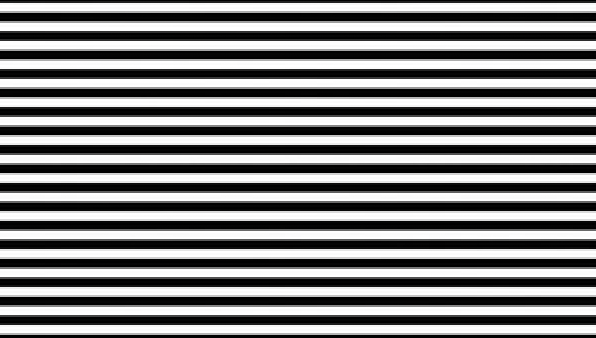
#> input picture python/image.jpg, 596 x 338 px, found by its file name
$ python test.py
#> lines starting #> are read from the running program, lines starting #| are printed output that depends on the picture
import numpy as np
import os

import skimage as ski
from skimage.transform import hough_line, hough_line_peaks
from skimage.feature import canny
from skimage.draw import line as draw_line
from skimage import data
from skimage.color import rgb2gray

import matplotlib.pyplot as plt
from matplotlib import cm


filename = os.path.join("data", "image.jpg")
image = ski.io.imread(filename)[:,:,:3]
image = rgb2gray(image)
#> image: shape (338, 596) float64

# Classic straight-line Hough transform
# Set a precision of 0.5 degree.
tested_angles = np.linspace(-np.pi / 2, np.pi / 2, 360, endpoint=False)
h, theta, d = hough_line(image, theta=tested_angles)
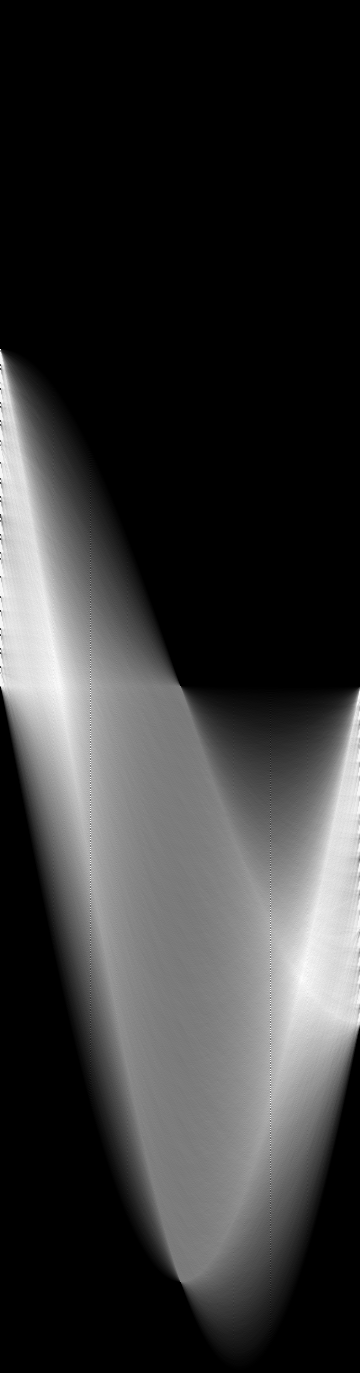
#> h: shape (1373, 360) uint64; min 0, max 616, mean 129.2; drawn with min black and max white
#> theta = 360 values from -1.57 to 1.56; d = 1373 values from -686 to 686

# Generating figure 1
fig, axes = plt.subplots(1, 3, figsize=(15, 6))
ax = axes.ravel()

ax[0].imshow(image, cmap=cm.gray)
ax[0].set_title('Input image')
ax[0].set_axis_off()

angle_step = 0.5 * np.diff(theta).mean()
#> angle_step = 0.00436
d_step = 0.5 * np.diff(d).mean()
#> d_step = 0.5
bounds = [np.rad2deg(theta[0] - angle_step),
          np.rad2deg(theta[-1] + angle_step),
          d[-1] + d_step, d[0] - d_step]
#> bounds = [-90.25, 89.75, 686.5, -686.5]
ax[1].imshow(np.log(1 + h), extent=bounds, cmap=cm.gray, aspect=1 / 1.5)
ax[1].set_title('Hough transform')
ax[1].set_xlabel('Angles (degrees)')
ax[1].set_ylabel('Distance (pixels)')
ax[1].axis('image')

ax[2].imshow(image, cmap=cm.gray)
ax[2].set_ylim((image.shape[0], 0))
ax[2].set_axis_off()
ax[2].set_title('Detected lines')

for _, angle, dist in zip(*hough_line_peaks(h, theta, d)):
    (x0, y0) = dist * np.array([np.cos(angle), np.sin(angle)])
    ax[2].axline((x0, y0), slope=np.tan(angle + np.pi/2))
#> this loop made 140 passes
#> (angle, dist, x0, y0) on passes 1 to 12: (-0.785, 71, 50.2, -50.2), (-1.11, -35, -15.62, 31.32), (1.09, 276, 127.4, 244.8), (1.06, 293, 144.3, 255), (0.785, 395, 279.3, 279.3), (-0.785, 144, 101.8, -101.8), (-0.785, 127, 89.8, -89.8), (-0.785, 105, 74.25, -74.25), (-1.11, -10, -4.46, 8.95), (0.785, 375, 265.2, 265.2), (0.785, 330, 233.3, 233.3), (-0.785, 8, 5.66, -5.66)

plt.tight_layout()
plt.show()
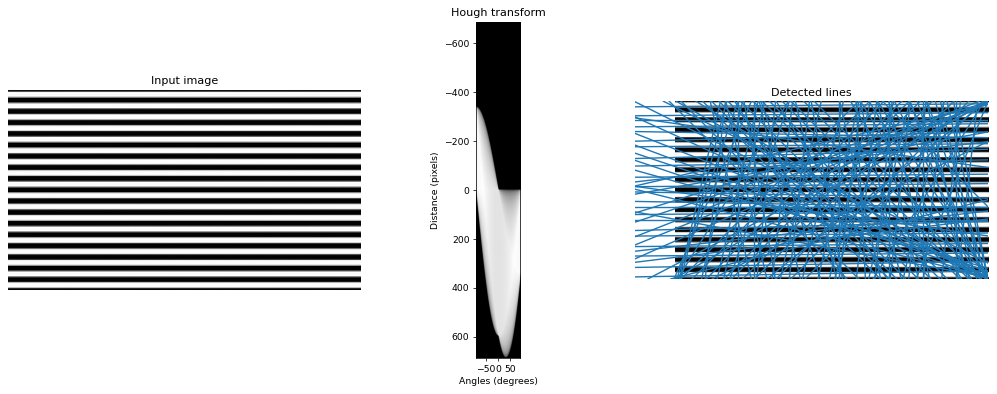
#> figure drawn by matplotlib, 3 panels

$ run again, with python/green.jpg copied over python/image.jpg
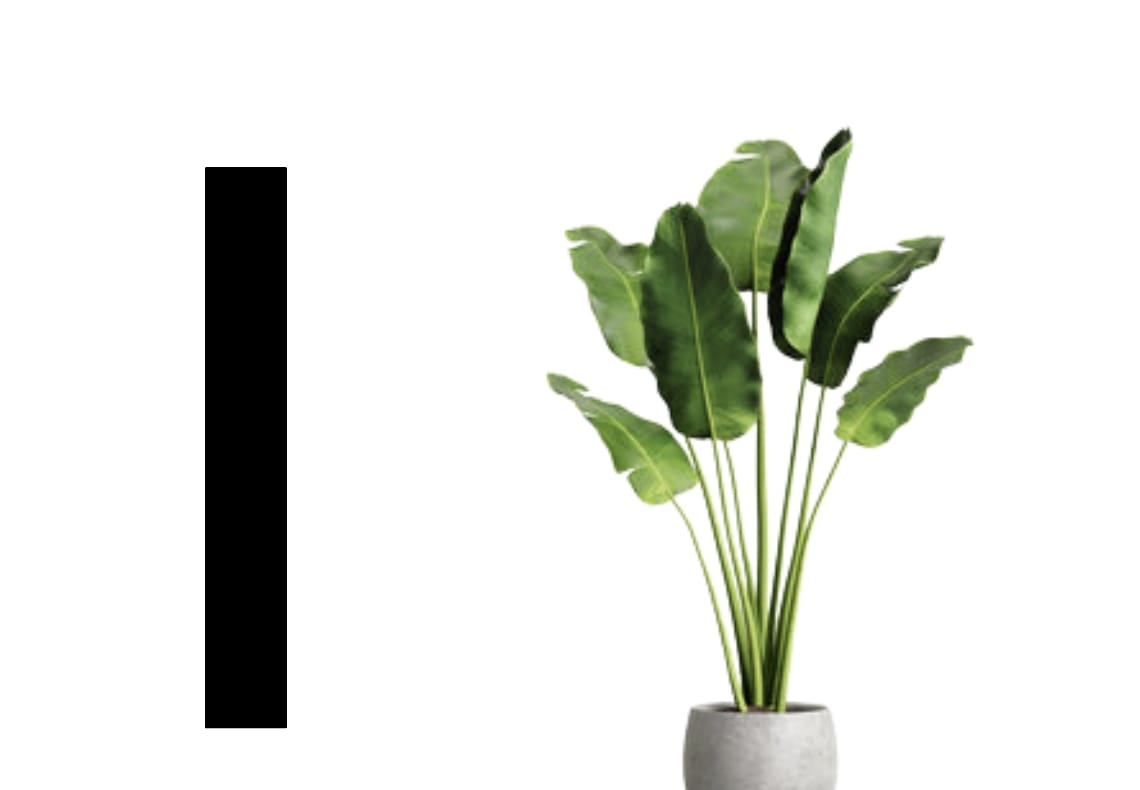
#> input picture python/green.jpg, 1140 x 790 px, found by its file name
#> image is the input picture: shape (790, 1140, 3); mean R, G, B 225.8, 227.9, 222.4
#> image: shape (790, 1140) float64
#> `h, theta, d = hough_line(image, theta=tested_angles)`:
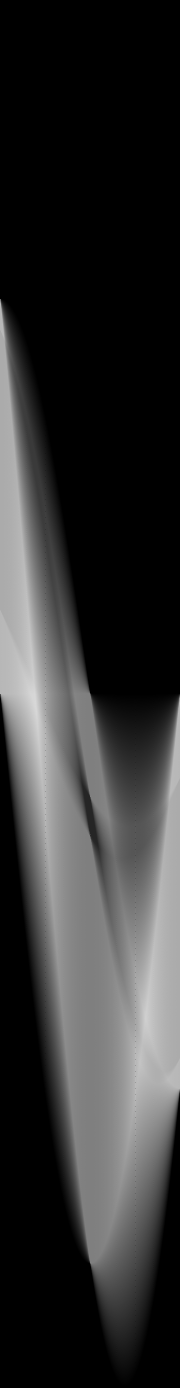
#> h: shape (2775, 360) uint64 (shown at 1/2 size); min 0, max 1580, mean 308.8; drawn with min black and max white
#> theta = 360 values from -1.57 to 1.56; d = 2775 values from -1387 to 1387
#> angle_step = 0.00436
#> d_step = 0.5
#> bounds = [-90.25, 89.75, 1387.5, -1387.5]
#> the loop `for _, angle, dist in zip(*hough_line_peaks(h, theta, d)):` made 166 passes
#> (angle, dist, x0, y0) on passes 1 to 3: (0.785, 805, 569.2, 569.2), (0.785, 795, 562.1, 562.1), (0.785, 783, 553.7, 553.7)
#> `plt.show()`:
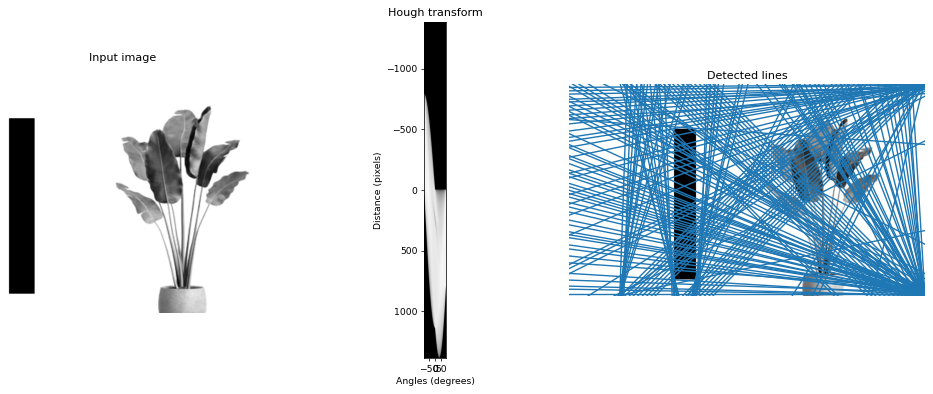
#> figure drawn by matplotlib, 3 panels
